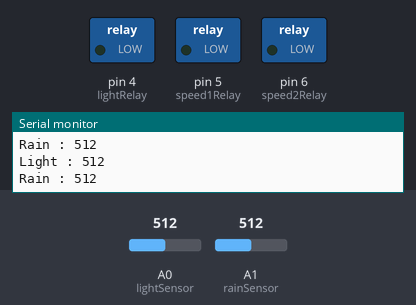
A sketch run on a simulated Arduino Uno, built with avr-gcc and run on an emulated ATmega328P. On the bench: switched loads named in the sketch (green lamp = pin HIGH), the last lines printed to the serial monitor. Inputs (shaded band) come from the test bench; at power-on: A1 (rainSensor) = 512, A0 (lightSensor) = 512.

Above: at 1.2 s.
1.3 s: A1 (rainSensor) set to 492
At 2.7 s:
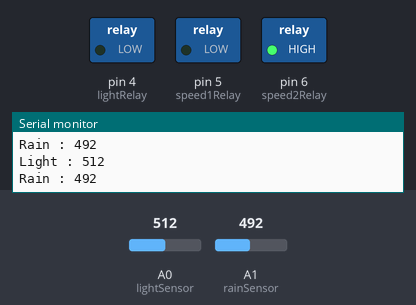
3.0 s: A0 (lightSensor) set to 690
4.5 s: A0 (lightSensor) set to 712
At 5.5 s:
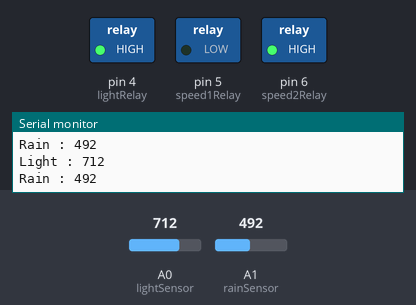
6.0 s: A1 (rainSensor) set to 510
At 6.8 s:
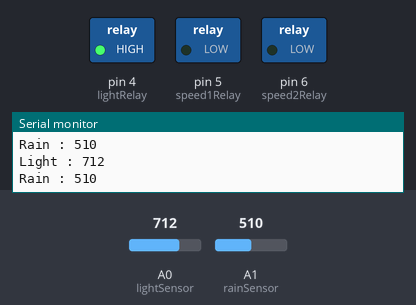
7.5 s: A1 (rainSensor) set to 490
At 8.1 s:
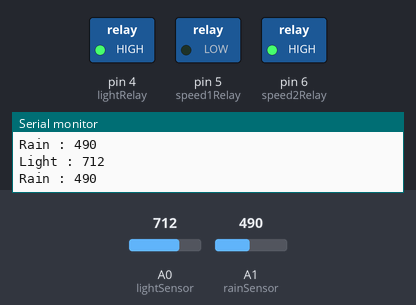
9.0 s: A1 (rainSensor) set to 511
At 9.4 s:
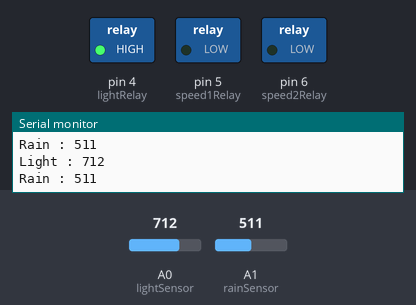
Timing chart, 0 to 11.5 s (numbered marks = the images above; inputs shaded):
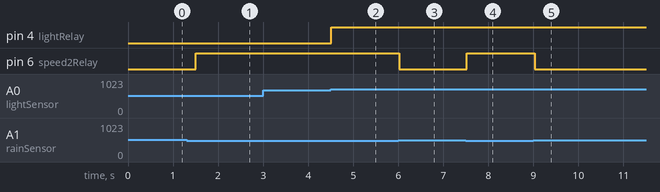

Measured:
- the behaviour switches between 500 and 499 on A1 (rainSensor) (found by bisection; images 0 and 1)
- the behaviour switches between 700 and 701 on A0 (lightSensor) (found by bisection; images 1 and 2)
- after the input at 1.3 s, pin 6 (speed2Relay): LOW → HIGH after 0.21 s
- after the input at 4.5 s, pin 4 (lightRelay): LOW → HIGH at once
- after the input at 6.0 s, pin 6 (speed2Relay): HIGH → LOW at once
- after the input at 7.5 s, pin 6 (speed2Relay): LOW → HIGH at once
- after the input at 9.0 s, pin 6 (speed2Relay): HIGH → LOW at once

The sketch:

Autowiper.ino
```cpp
int lightSensor = A0;
int rainSensor  = A1;
int lightRelay = 4;
int speed1Relay = 5;
int speed2Relay = 6;
void setup() {
  Serial.begin(9600);
pinMode(A0,INPUT);
pinMode(A1,INPUT);
for(int i=4;i<=6;i++)
pinMode(i,OUTPUT);
}
int lightIn=0;
int rainIn=0;

void loop() {
lightIn = analogRead(lightSensor);
rainIn = analogRead(rainSensor);

Serial.print("Light : ");
Serial.println(analogRead(A0));
Serial.print("Rain : ");
Serial.println(analogRead(A1));

if(lightIn > 700){
  digitalWrite(lightRelay,HIGH);
}
else
  digitalWrite(lightRelay,LOW);

if(rainIn> 700){
digitalWrite(speed1Relay,LOW);
digitalWrite(speed2Relay,LOW);
}
else if(rainIn < 500){
  digitalWrite(speed1Relay,LOW);
  digitalWrite(speed2Relay,HIGH);
}

else{
  digitalWrite(speed1Relay,LOW);
  digitalWrite(speed2Relay,LOW);
}

delay(300);

}
```
